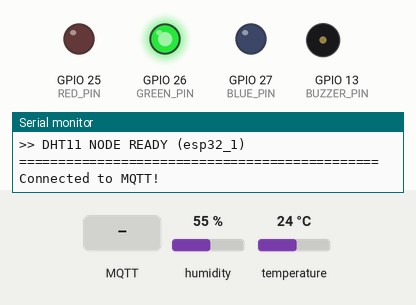
This sketch was run on a simulated ESP32. Shown: output pins drawn as LEDs (lit = HIGH), buzzer (waves = sounding, pin HIGH), the last lines printed to the serial monitor. Dashed ring = blinking. The test bench sets the inputs (shaded band); at power-on: humidity 55 %, temperature 24 °C. WiFi joins after 1.5 s; servers stay silent unless stated; random numbers use the default seed unless the sketch sets one; no MQTT or app messages arrive unless stated.

Above: at 2.7 s.
2.8 s: MQTT message "1" arrives on the first subscribed topic
At 2.92 s:
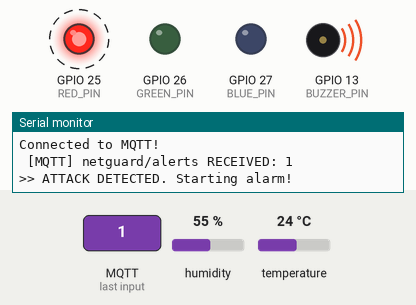
6.3 s: MQTT message "ALL_CLEAR" arrives on the first subscribed topic
At 6.8 s:
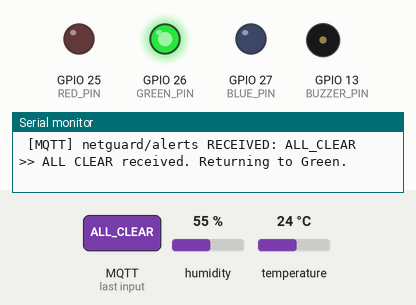
7.8 s: MQTT message "0" arrives on the first subscribed topic
At 9.68 s:
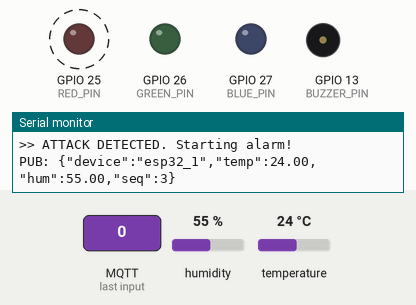
Timing chart, 0 to 17.3 s (numbered marks = the images above; inputs shaded):
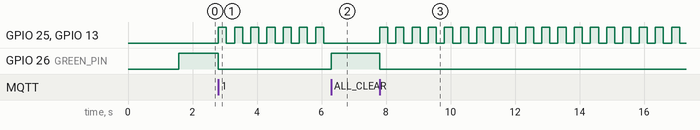

The sketch:

netguard-dht.ino
```cpp
#include <WiFi.h>
#include <PubSubClient.h>
#include <DHT.h>

// ==========================================
// 1. WiFi & MQTT Configuration
// ==========================================
const char* ssid        = "YOUR_WIFI_SSID";
const char* password    = "YOUR_WIFI_PASSWORD";
const char* mqtt_server = "broker.hivemq.com";
const int   mqtt_port   = 1883;

WiFiClient espClient;
PubSubClient client(espClient);

// ==========================================
// 2. Hardware Pins
// ==========================================
#define DHTPIN 15
#define DHTTYPE DHT11
DHT dht(DHTPIN, DHTTYPE);

#define BUZZER_PIN 13
#define BLUE_PIN  27
#define RED_PIN   25
#define GREEN_PIN 26

// ==========================================
// 3. Variables
// ==========================================
unsigned long lastPublishTime = 0;
unsigned long nextPublishDelay = 3000;
unsigned long seqNumber = 0;

// Alarm State Variables (Marked volatile for callback safety)
volatile bool underAttack = false;
unsigned long lastBlinkTime = 0;
bool alarmState = false;

// ==========================================
// Helpers
// ==========================================
void setLedColor(bool r, bool g, bool b) {
  digitalWrite(RED_PIN, r ? HIGH : LOW);
  digitalWrite(GREEN_PIN, g ? HIGH : LOW);
  digitalWrite(BLUE_PIN, b ? HIGH : LOW);
}

void setup_wifi() {
  delay(10);
  Serial.println("\nConnecting to WiFi: " + String(ssid));
  WiFi.begin(ssid, password);
  while (WiFi.status() != WL_CONNECTED) {
    delay(500);
    Serial.print(".");
  }
  Serial.println("\nWiFi connected.");
}

void mqttCallback(char* topic, byte* payload, unsigned int length) {
  String msg = "";
  for (unsigned int i = 0; i < length; i++) {
    msg += (char)payload[i];
  }

  Serial.println("\n [MQTT] netguard/alerts RECEIVED: " + msg);

  if (msg.indexOf("ALL_CLEAR") >= 0 || msg.indexOf("NORMAL") >= 0) {
    underAttack = false;
    Serial.println(">> ALL CLEAR received. Returning to Green.");
  } else {
    underAttack = true;
    Serial.println(">> ATTACK DETECTED. Starting alarm!");
  }
}

void reconnect() {
  while (!client.connected()) {
    String clientId = "ESP32-DHT-" + String(random(0xffff), HEX);
    if (client.connect(clientId.c_str())) {
      Serial.println("Connected to MQTT!");
      client.subscribe("netguard/alerts");
    } else {
      delay(5000);
    }
  }
}

// ==========================================
// Setup
// ==========================================
void setup() {
  Serial.begin(115200);

  pinMode(BUZZER_PIN, OUTPUT);
  pinMode(RED_PIN, OUTPUT);
  pinMode(GREEN_PIN, OUTPUT);
  pinMode(BLUE_PIN, OUTPUT);

  dht.begin();
  setup_wifi();

  client.setServer(mqtt_server, mqtt_port);
  client.setCallback(mqttCallback);

  Serial.println("\n==============================================");
  Serial.println(">> DHT11 NODE READY (esp32_1)");
  Serial.println("==============================================\n");
}

// ==========================================
// Main Loop
// ==========================================
void loop() {
  if (!client.connected()) {
    reconnect();
  }
  client.loop();

  unsigned long now = millis();

  // --- 1. ALARM LOGIC ---
  if (underAttack) {
    // Actively under attack!
    if (now - lastBlinkTime > 250) {
      lastBlinkTime = now;
      alarmState = !alarmState;

      if (alarmState) {
        setLedColor(true, false, false); // RED ON
        digitalWrite(BUZZER_PIN, HIGH);  // BUZZER ON
      } else {
        setLedColor(false, false, false); // OFF
        digitalWrite(BUZZER_PIN, LOW);    // BUZZER OFF
      }
    }
  } else {
    // Normal, safe state
    setLedColor(false, true, false); // Solid GREEN
    digitalWrite(BUZZER_PIN, LOW);   // BUZZER OFF
  }

  // --- 2. SENSOR LOGIC ---
  if (now - lastPublishTime >= nextPublishDelay) {
    lastPublishTime = now;
    nextPublishDelay = random(2000, 5000);
    seqNumber++;

    float humidity = dht.readHumidity();
    float temperature = dht.readTemperature();

    if (!isnan(humidity) && !isnan(temperature)) {
      String payload = "{\"device\":\"esp32_1\",\"temp\":" + String(temperature) +
                       ",\"hum\":" + String(humidity) +
                       ",\"seq\":" + String(seqNumber) + "}";
      client.publish("netguard/device1", payload.c_str());
      Serial.print("PUB: ");
      Serial.println(payload);
    }
  }
}
```

Measured:
- after the input at 2.8 s, GPIO 25 (RED_PIN), GPIO 13 (BUZZER_PIN): alternates HIGH for 0.25 s and LOW for 0.25 s, starting at once; GPIO 26 (GREEN_PIN): HIGH → LOW at once
- after the input at 6.3 s, GPIO 26 (GREEN_PIN): LOW → HIGH at once
- after the input at 7.8 s, GPIO 25 (RED_PIN), GPIO 13 (BUZZER_PIN): alternates HIGH for 0.25 s and LOW for 0.25 s, starting at once; GPIO 26 (GREEN_PIN): HIGH → LOW at once
